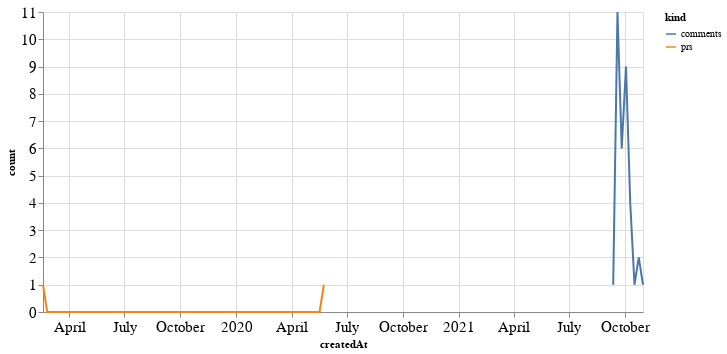

Notebook cell for this chart:
### Code cell
alt.Chart(total_time, width=600).mark_line().encode(
    x='createdAt',
    y='count',
    color='kind'
)

### Figure 1 — Vega-Lite specification as saved in the notebook (floating-point values rounded to 4 significant figures; data arrays with more than 128 entries replaced by an {"elided": "..."} marker saying what was removed)
{"config": {"axisLeft": {"labelFontSize": 15}, "axisBottom": {"labelFontSize": 15}}, "data": {"name": "data-da4732db0142dd3fc9020faf7b38d7ea"}, "mark": "line", "encoding": {"color": {"type": "nominal", "field": "kind"}, "x": {"type": "temporal", "field": "createdAt"}, "y": {"type": "quantitative", "field": "count"}}, "width": 600, "$schema": "https://vega.github.io/schema/vega-lite/v4.8.1.json", "datasets": {"data-da4732db0142dd3fc9020faf7b38d7ea": {"elided": "150 records"}}}
